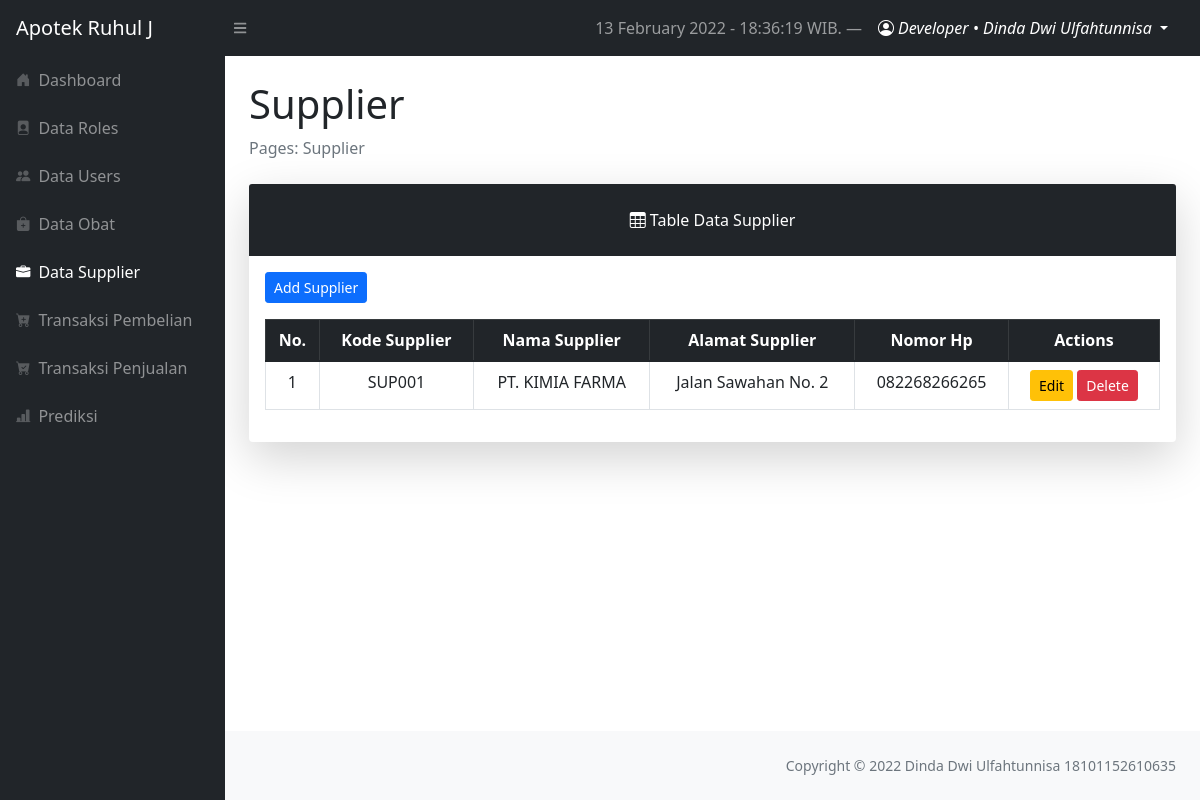
The page /layouts/dashboard/index.php?page=supplier (signed in) on the database as committed earlier.
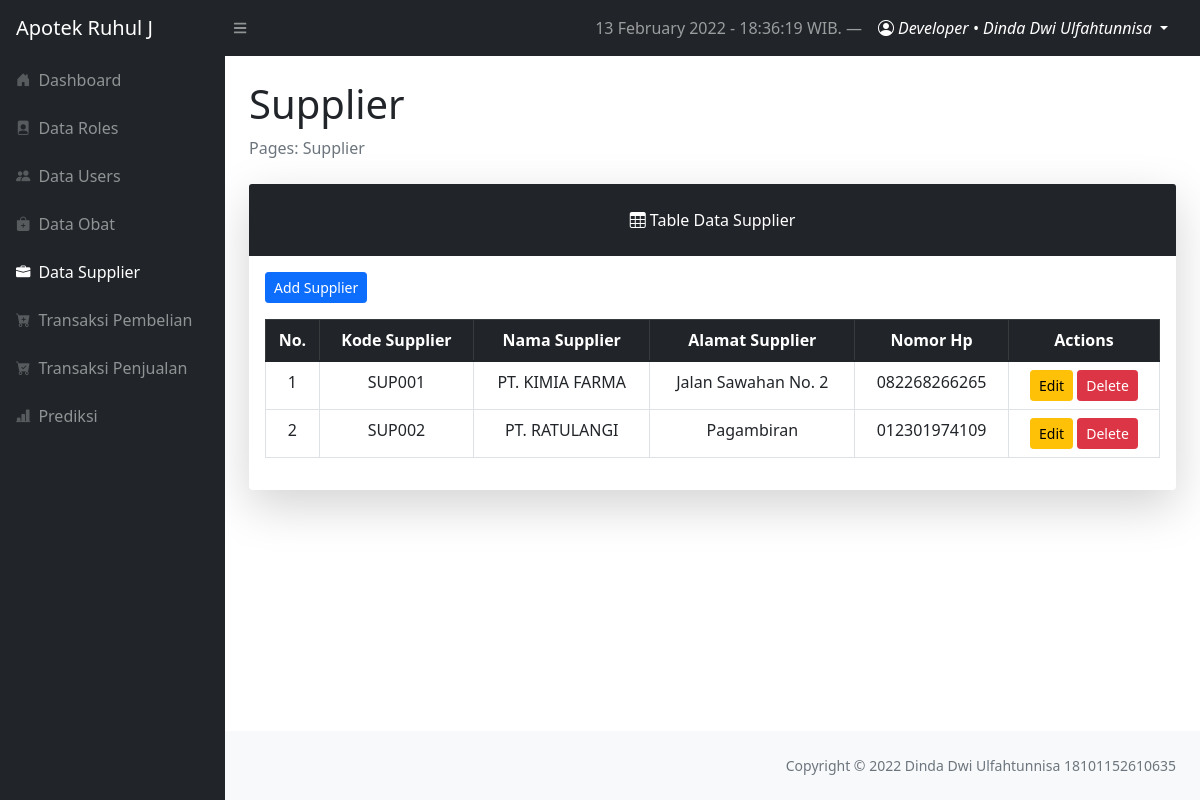
The same page on the database as committed later.
### tables this page shows
CREATE TABLE `tbl_supplier` (
  `supplier_id` int(11) NOT NULL,
  `kode_supplier` varchar(10) NOT NULL,
  `nama_supplier` varchar(50) NOT NULL,
  `alamat` text NOT NULL,
  `nohp` varchar(13) NOT NULL
);

### config/functionDate.php (called while the page is built, shortened)
<?php
$timenow = date("j F Y - H:i:s");

### config/config.php (called while the page is built, shortened)
<?php
$localhost  = "localhost";
$username   = "root";
$password   = "";
$db         = "forecasting_apotek";
$conn = mysqli_connect($localhost, $username, $password, $db);
function query($query)
{
    global $conn;
    $result = mysqli_query($conn, $query);
    while ($row = mysqli_fetch_assoc($result)) {
        $rows[] = $row;
    }
    return $rows;
}

### layouts/dashboard/supplier/index.php (the view, shortened to what this page needs)
<?php
require '../../config/config.php';
$suppliers = query("SELECT * FROM tbl_supplier");
$no = 1;
?>
<main>
    <div class="container-fluid px-4">
        <h1 class="mt-4">Supplier</h1>
        <ol class="breadcrumb mb-4">
            <li class="breadcrumb-item active">Pages: Supplier</li>
        </ol>
        <div class="card shadow-lg border-0 mb-4">
            <div class="card-header border-0 text-center p-4 bg-dark text-white">
                <i class="bi bi-table"></i>
                Table Data Supplier
            </div>
            <div class="card-body">
                <a href="?page=supplier/create" class="btn btn-sm btn-primary mb-3">Add Supplier</a>
                <table class="table table-bordered table-hover table-responsive-sm text-center">
                    <thead class="table-dark">
                        <th scope="col">No.</th>
                        <th scope="col">Kode Supplier</th>
                        <th scope="col">Nama Supplier</th>
                        <th scope="col">Alamat Supplier</th>
                        <th scope="col">Nomor Hp</th>
                        <th scope="col">Actions</th>
                    </thead>
                    <tbody>
                        <?php foreach ($suppliers as $supplier) : ?>
                            <tr>
                                <td><?= $no++; ?></td>
                                <td><?= $supplier['kode_supplier']; ?></td>
                                <td><?= $supplier['nama_supplier']; ?></td>
                                <td><?= $supplier['alamat']; ?></td>
                                <td><?= $supplier['nohp']; ?></td>
                                <td>
                                    <a href="index.php?page=supplier/update&id=<?= $supplier['supplier_id'] ?>" class="btn btn-sm btn-warning">Edit</a>
                                    <a href="index.php?page=supplier/delete&id=<?= $supplier['supplier_id'] ?>" class="btn btn-sm btn-danger" onclick="return confirm('Are you sure to delete user?')">Delete</a>
                                </td>
                            </tr>
                        <?php endforeach; ?>
                    </tbody>
                </table>
            </div>
        </div>
</main>

### layouts/dashboard/index.php (shortened to what this page needs)
<?php
require '../../config/functionDate.php';
?>
<!DOCTYPE html>
<html lang="en">
<head>
    <?php include '../components/dashboard-css.php'; ?>
</head>
<body class="sb-nav-fixed">
    <?php include '../components/topnav.php'; ?>
    <div id="layoutSidenav">
        <div id="layoutSidenav_nav">
            <?php include '../components/sidenav.php'; ?>
        </div>
        <div id="layoutSidenav_content">
            <?php include 'controllerDashboard.php'; ?>
            <footer class="py-4 bg-light mt-auto">
                <div class="container-fluid px-4">
                    <div class="d-flex align-items-center justify-content-between small">
                        <div class="text-muted ms-auto">Copyright &copy; 2022 Dinda Dwi Ulfahtunnisa 18101152610635</div>
                    </div>
                </div>
            </footer>
        </div>
    </div>
</body>
</html>

### layouts/components/dashboard-css.php (shortened to what this page needs)
<link href="https://cdn.jsdelivr.net/npm/bootstrap-icons@1.4.1/font/bootstrap-icons.css" rel="stylesheet" />
<link rel="stylesheet" href="../../assets/css/bootstrap.min.css">
<link rel="stylesheet" href="../../assets/css/dashboard-style.css">
<link href="https://cdn.jsdelivr.net/npm/simple-datatables@latest/dist/style.css" rel="stylesheet" />

### layouts/components/topnav.php (shortened to what this page needs)
<nav class="sb-topnav navbar navbar-expand navbar-dark bg-dark">
    <a class="navbar-brand ps-3" href="index.php?page=dashboard">Apotek Ruhul J</a>
    <button class="btn btn-link btn-sm order-1 order-lg-0 me-4 me-lg-0" id="sidebarToggle" href="#!">
        <i class="fas fa-bars"></i>
    </button>
    <div class="d-none d-md-inline-block ms-auto">
        <ul class="navbar-nav ms-md-0 me-3 me-lg-4">
            <li class="nav-item text-white">
                <a href="#" class="nav-link"><?= $timenow; ?> WIB. &mdash;</a>
            </li>
            <li class="nav-item dropdown">
                <a class="nav-link dropdown-toggle text-white" id="navbarDropdown" href="#" role="button" data-bs-toggle="dropdown" aria-expanded="false">
                    <i class="bi bi-person-circle"></i>
                    <span class="text-capitalize fst-italic">
                        <?= $_SESSION['username']; ?> &bull; <?= $_SESSION['fullname']; ?>
                    </span>
                </a>
            </li>
        </ul>
</nav>

### layouts/components/sidenav.php (shortened to what this page needs)
<nav class="sb-sidenav accordion sb-sidenav-dark" id="sidenavAccordion">
    <div class="sb-sidenav-menu">
        <div class="nav">
            <a class="nav-link <?php if ($_GET['page'] == 'dashboard') echo 'active' ?>" href="index.php?page=dashboard">
                <div class="sb-nav-link-icon">
                    <i class="bi bi-house-door-fill"></i>
                </div>
                Dashboard
            </a>
            <?php if ($_SESSION['role_id'] == 1) : ?>
                <a class="nav-link <?php if ($_GET['page'] == 'roles') echo 'active' ?>" href="index.php?page=roles">
                    <div class="sb-nav-link-icon">
                        <i class="bi bi-file-person-fill"></i>
                    </div>
                    Data Roles
                </a>
                <a class="nav-link <?php if ($_GET['page'] == 'users') echo 'active' ?>" href="index.php?page=users">
                    <div class="sb-nav-link-icon">
                        <i class="bi bi-people-fill"></i>
                    </div>
                    Data Users
                </a>
                <a class="nav-link <?php if ($_GET['page'] == 'obat') echo 'active' ?>" href="index.php?page=obat">
                    <div class="sb-nav-link-icon">
                        <i class="bi bi-bag-plus-fill"></i>
                    </div>
                    Data Obat
                </a>
                <a class="nav-link <?php if ($_GET['page'] == 'supplier') echo 'active' ?>" href="index.php?page=supplier">
                    <div class="sb-nav-link-icon">
                        <i class="bi bi-briefcase-fill"></i>
                    </div>
                    Data Supplier
                </a>
                <a class="nav-link <?php if ($_GET['page'] == 'pembelian') echo 'active' ?>" href="index.php?page=pembelian">
                    <div class="sb-nav-link-icon">
                        <i class="bi bi-cart-plus-fill"></i>
                    </div>
                    Transaksi Pembelian
                </a>
                <a class="nav-link <?php if ($_GET['page'] == 'penjualan') echo 'active' ?>" href="index.php?page=penjualan">
                    <div class="sb-nav-link-icon">
                        <i class="bi bi-cart-check-fill"></i>
                    </div>
                    Transaksi Penjualan
                </a>
                <a class="nav-link <?php if ($_GET['page'] == 'prediksi') echo 'active' ?>" href="index.php?page=prediksi">
                    <div class="sb-nav-link-icon">
                        <i class="bi bi-bar-chart-line-fill"></i>
                    </div>
                    Prediksi
                </a>
            <?php endif; ?>
        </div>
    </div>
</nav>

### layouts/dashboard/controllerDashboard.php (shortened to what this page needs)
<?php
$page = (isset($_GET['page'])) ? $_GET['page'] : '';
switch ($page) {
    case 'supplier':
        include "supplier/index.php";
        break;
}

Rows that differ between the two databases and show on the page:
added tbl_supplier: kode_supplier "SUP002", nama_supplier "PT. RATULANGI", alamat "Pagambiran", nohp "012301974109"
